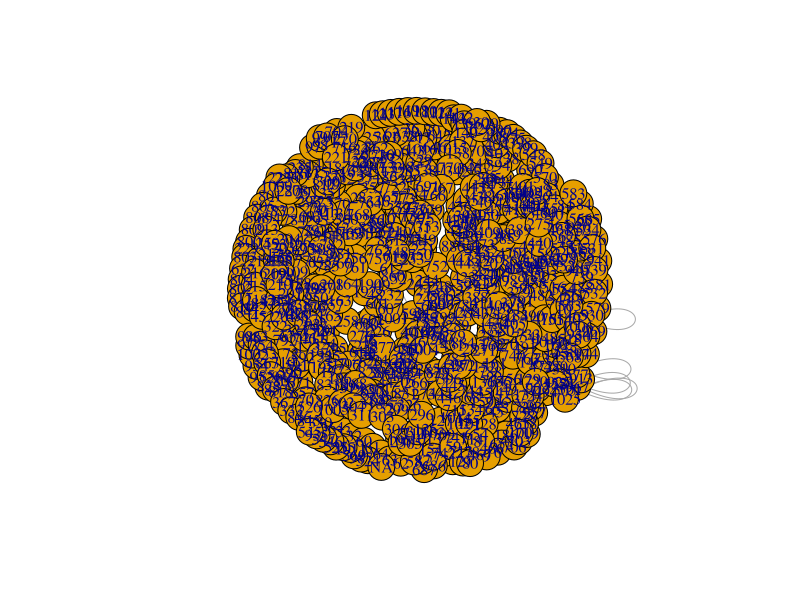
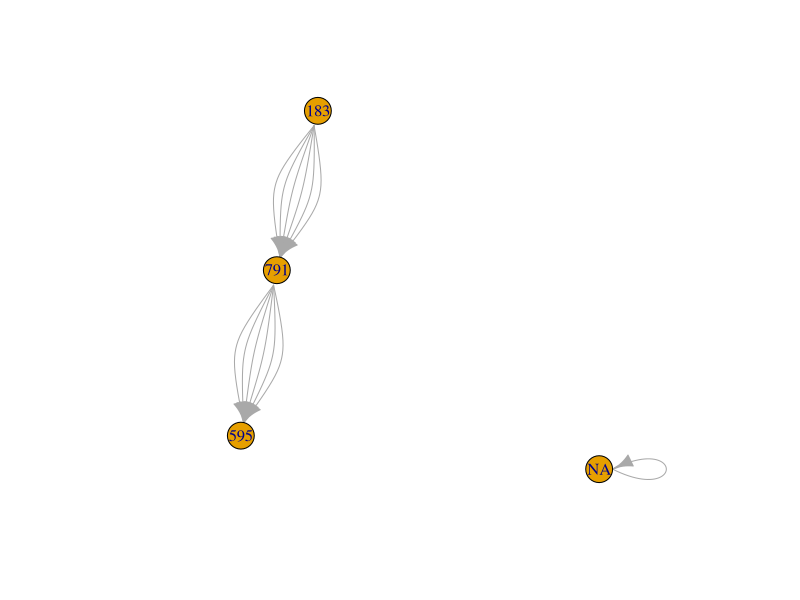
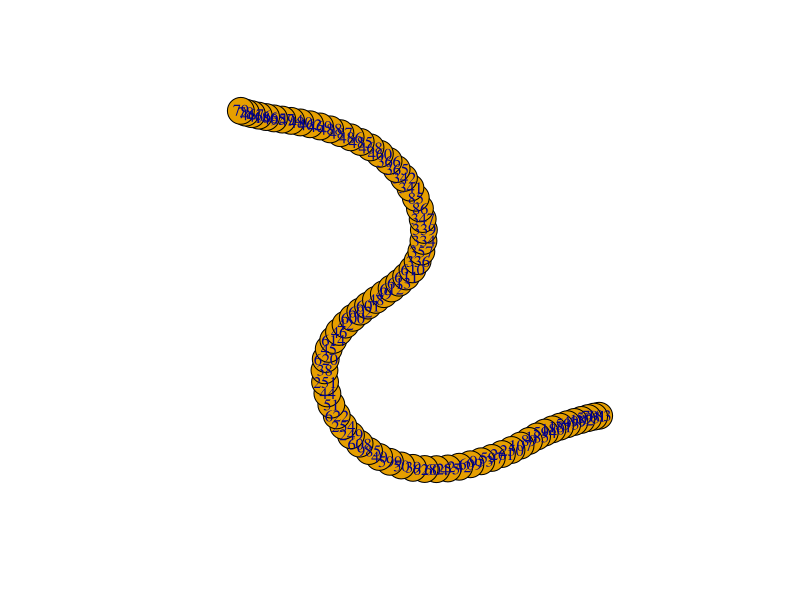
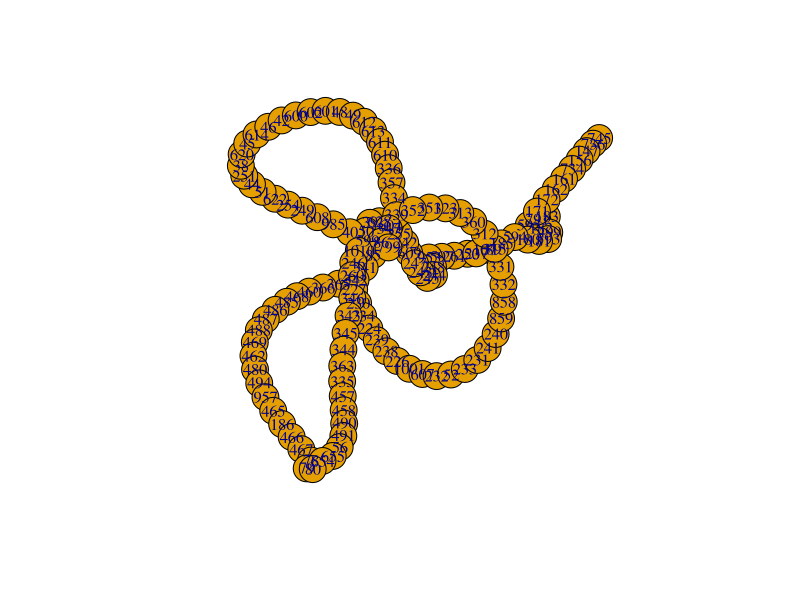

R code for these plots, in order:



library('igraph')


#################


link <- read.csv2("viagensGrafo.csv") 
head(link)

link2 <- link[,-1]

net.pedro <- graph_from_data_frame(d=link2, directed=F) 
net.pedro

windows()
plot(net.pedro)

############################

#restingido a saida de 2 pontos: 183 e 791

link3 <- link2[link2$origem==183 | link2$origem==791,]

net.pedro2 <- graph_from_data_frame(d=link3, directed=T) 
net.pedro2

windows()
plot(net.pedro2)

############################

#restingido aos nodos da carreira 

link4 <- link[link$carreira==1,]
link4 <- link4[,-1]

net.pedro3 <- graph_from_data_frame(d=link4, directed=T) 
net.pedro3

windows()
plot(net.pedro3)


############################

#restingido aos nodos da carreira 1 e 2

link5 <- link[link$carreira==1 | link$carreira==2,]
link5 <- link5[,-1]

net.pedro4 <- graph_from_data_frame(d=link5, directed=T) 
net.pedro4

windows()
plot(net.pedro4)

